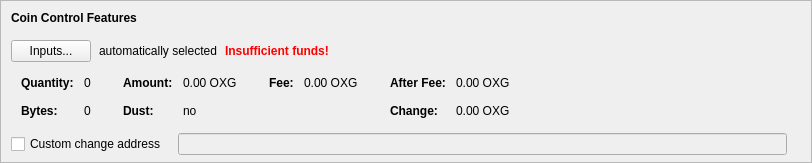
    <widget class="QFrame" name="frameCoinControl">
     <property name="sizePolicy">
      <sizepolicy hsizetype="Expanding" vsizetype="Expanding">
       <horstretch>0</horstretch>
       <verstretch>0</verstretch>
      </sizepolicy>
     </property>
     <property name="maximumSize">
      <size>
       <width>16777215</width>
       <height>16777215</height>
      </size>
     </property>
     <property name="frameShape">
      <enum>QFrame::StyledPanel</enum>
     </property>
     <property name="frameShadow">
      <enum>QFrame::Sunken</enum>
     </property>
     <layout class="QVBoxLayout" name="verticalLayoutCoinControl2">
      <property name="spacing">
       <number>0</number>
      </property>
      <property name="leftMargin">
       <number>0</number>
      </property>
      <property name="topMargin">
       <number>0</number>
      </property>
      <property name="rightMargin">
       <number>0</number>
      </property>
      <property name="bottomMargin">
       <number>6</number>
      </property>
      <item>
       <layout class="QVBoxLayout" name="verticalLayoutCoinControl" stretch="0,0,0,0,1">
        <property name="spacing">
         <number>0</number>
        </property>
        <property name="leftMargin">
         <number>10</number>
        </property>
        <property name="topMargin">
         <number>10</number>
        </property>
        <item>
         <layout class="QHBoxLayout" name="horizontalLayoutCoinControl1">
          <property name="bottomMargin">
           <number>15</number>
          </property>
          <item>
           <widget class="QLabel" name="labelCoinControlFeatures">
            <property name="sizePolicy">
             <sizepolicy hsizetype="Preferred" vsizetype="Maximum">
              <horstretch>0</horstretch>
              <verstretch>0</verstretch>
             </sizepolicy>
            </property>
            <property name="font">
             <font>
              <weight>75</weight>
              <bold>true</bold>
             </font>
            </property>
            <property name="styleSheet">
             <string notr="true">font-weight:bold;</string>
            </property>
            <property name="text">
             <string>Coin Control Features</string>
            </property>
           </widget>
          </item>
         </layout>
        </item>
        <item>
         <layout class="QHBoxLayout" name="horizontalLayoutCoinControl2" stretch="0,0,0,0">
          <property name="spacing">
           <number>8</number>
          </property>
          <property name="bottomMargin">
           <number>10</number>
          </property>
          <item>
           <widget class="QPushButton" name="pushButtonCoinControl">
            <property name="styleSheet">
             <string notr="true"/>
            </property>
            <property name="text">
             <string>Inputs...</string>
            </property>
            <property name="autoDefault">
             <bool>false</bool>
            </property>
           </widget>
          </item>
          <item>
           <widget class="QLabel" name="labelCoinControlAutomaticallySelected">
            <property name="text">
             <string>automatically selected</string>
            </property>
            <property name="margin">
             <number>5</number>
            </property>
           </widget>
          </item>
          <item>
           <widget class="QLabel" name="labelCoinControlInsuffFunds">
            <property name="font">
             <font>
              <weight>75</weight>
              <bold>true</bold>
             </font>
            </property>
            <property name="styleSheet">
             <string notr="true">color:red;font-weight:bold;</string>
            </property>
            <property name="text">
             <string>Insufficient funds!</string>
            </property>
            <property name="margin">
             <number>5</number>
            </property>
           </widget>
          </item>
          <item>
           <spacer name="horizontalSpacerCoinControl">
            <property name="orientation">
             <enum>Qt::Horizontal</enum>
            </property>
            <property name="sizeHint" stdset="0">
             <size>
              <width>40</width>
              <height>1</height>
             </size>
            </property>
           </spacer>
          </item>
         </layout>
        </item>
        <item>
         <widget class="QWidget" name="widgetCoinControl" native="true">
          <property name="sizePolicy">
           <sizepolicy hsizetype="Preferred" vsizetype="Preferred">
            <horstretch>0</horstretch>
            <verstretch>0</verstretch>
           </sizepolicy>
          </property>
          <property name="minimumSize">
           <size>
            <width>0</width>
            <height>0</height>
           </size>
          </property>
          <property name="styleSheet">
           <string notr="true"/>
          </property>
          <layout class="QHBoxLayout" name="horizontalLayoutCoinControl5">
           <property name="leftMargin">
            <number>0</number>
           </property>
           <property name="topMargin">
            <number>0</number>
           </property>
           <property name="rightMargin">
            <number>0</number>
           </property>
           <property name="bottomMargin">
            <number>0</number>
           </property>
           <item>
            <layout class="QHBoxLayout" name="horizontalLayoutCoinControl3" stretch="0,0,0,1">
             <property name="spacing">
              <number>20</number>
             </property>
             <property name="topMargin">
              <number>0</number>
             </property>
             <property name="bottomMargin">
              <number>10</number>
             </property>
             <item>
              <layout class="QFormLayout" name="formLayoutCoinControl1">
               <property name="horizontalSpacing">
                <number>10</number>
               </property>
               <property name="verticalSpacing">
                <number>14</number>
               </property>
               <property name="leftMargin">
                <number>10</number>
               </property>
               <property name="topMargin">
                <number>4</number>
               </property>
               <property name="rightMargin">
                <number>6</number>
               </property>
               <item row="0" column="0">
                <widget class="QLabel" name="labelCoinControlQuantityText">
                 <property name="font">
                  <font>
                   <weight>75</weight>
                   <bold>true</bold>
                  </font>
                 </property>
                 <property name="text">
                  <string>Quantity:</string>
                 </property>
                 <property name="margin">
                  <number>0</number>
                 </property>
                </widget>
               </item>
               <item row="0" column="1">
                <widget class="QLabel" name="labelCoinControlQuantity">
                 <property name="cursor">
                  <cursorShape>IBeamCursor</cursorShape>
                 </property>
                 <property name="contextMenuPolicy">
                  <enum>Qt::ActionsContextMenu</enum>
                 </property>
                 <property name="text">
                  <string notr="true">0</string>
                 </property>
                 <property name="margin">
                  <number>0</number>
                 </property>
                 <property name="textInteractionFlags">
                  <set>Qt::LinksAccessibleByMouse|Qt::TextSelectableByKeyboard|Qt::TextSelectableByMouse</set>
                 </property>
                </widget>
               </item>
               <item row="1" column="0">
                <widget class="QLabel" name="labelCoinControlBytesText">
                 <property name="font">
                  <font>
                   <weight>75</weight>
                   <bold>true</bold>
                  </font>
                 </property>
                 <property name="text">
                  <string>Bytes:</string>
                 </property>
                </widget>
               </item>
               <item row="1" column="1">
                <widget class="QLabel" name="labelCoinControlBytes">
                 <property name="cursor">
                  <cursorShape>IBeamCursor</cursorShape>
                 </property>
                 <property name="contextMenuPolicy">
                  <enum>Qt::ActionsContextMenu</enum>
                 </property>
                 <property name="text">
                  <string notr="true">0</string>
                 </property>
                 <property name="textInteractionFlags">
                  <set>Qt::LinksAccessibleByMouse|Qt::TextSelectableByKeyboard|Qt::TextSelectableByMouse</set>
                 </property>
                </widget>
               </item>
              </layout>
             </item>
             <item>
              <layout class="QFormLayout" name="formLayoutCoinControl2">
               <property name="horizontalSpacing">
                <number>10</number>
               </property>
               <property name="verticalSpacing">
                <number>14</number>
               </property>
               <property name="leftMargin">
                <number>6</number>
               </property>
               <property name="topMargin">
                <number>4</number>
               </property>
               <property name="rightMargin">
                <number>6</number>
               </property>
               <item row="0" column="0">
                <widget class="QLabel" name="labelCoinControlAmountText">
                 <property name="font">
                  <font>
                   <weight>75</weight>
                   <bold>true</bold>
                  </font>
                 </property>
                 <property name="text">
                  <string>Amount:</string>
                 </property>
                 <property name="margin">
                  <number>0</number>
                 </property>
                </widget>
               </item>
               <item row="0" column="1">
                <widget class="QLabel" name="labelCoinControlAmount">
                 <property name="cursor">
                  <cursorShape>IBeamCursor</cursorShape>
                 </property>
                 <property name="contextMenuPolicy">
                  <enum>Qt::ActionsContextMenu</enum>
                 </property>
                 <property name="text">
                  <string notr="true">0.00 OXG</string>
                 </property>
                 <property name="textInteractionFlags">
                  <set>Qt::LinksAccessibleByMouse|Qt::TextSelectableByKeyboard|Qt::TextSelectableByMouse</set>
                 </property>
                </widget>
               </item>
               <item row="1" column="0">
                <widget class="QLabel" name="labelCoinControlLowOutputText">
                 <property name="font">
                  <font>
                   <weight>75</weight>
                   <bold>true</bold>
                  </font>
                 </property>
                 <property name="text">
                  <string>Dust:</string>
                 </property>
                </widget>
               </item>
               <item row="1" column="1">
                <widget class="QLabel" name="labelCoinControlLowOutput">
                 <property name="cursor">
                  <cursorShape>IBeamCursor</cursorShape>
                 </property>
                 <property name="contextMenuPolicy">
                  <enum>Qt::ActionsContextMenu</enum>
                 </property>
                 <property name="text">
                  <string notr="true">no</string>
                 </property>
                 <property name="textInteractionFlags">
                  <set>Qt::LinksAccessibleByMouse|Qt::TextSelectableByKeyboard|Qt::TextSelectableByMouse</set>
                 </property>
                </widget>
               </item>
              </layout>
             </item>
             <item>
              <layout class="QFormLayout" name="formLayoutCoinControl3">
               <property name="horizontalSpacing">
                <number>10</number>
               </property>
               <property name="verticalSpacing">
                <number>14</number>
               </property>
               <property name="leftMargin">
                <number>6</number>
               </property>
               <property name="topMargin">
                <number>4</number>
               </property>
               <property name="rightMargin">
                <number>6</number>
               </property>
               <item row="0" column="0">
                <widget class="QLabel" name="labelCoinControlFeeText">
                 <property name="font">
                  <font>
                   <weight>75</weight>
                   <bold>true</bold>
                  </font>
                 </property>
                 <property name="text">
                  <string>Fee:</string>
                 </property>
                 <property name="margin">
                  <number>0</number>
                 </property>
                </widget>
               </item>
               <item row="0" column="1">
                <widget class="QLabel" name="labelCoinControlFee">
                 <property name="cursor">
                  <cursorShape>IBeamCursor</cursorShape>
                 </property>
                 <property name="contextMenuPolicy">
                  <enum>Qt::ActionsContextMenu</enum>
                 </property>
                 <property name="text">
                  <string notr="true">0.00 OXG</string>
                 </property>
                 <property name="textInteractionFlags">
                  <set>Qt::LinksAccessibleByMouse|Qt::TextSelectableByKeyboard|Qt::TextSelectableByMouse</set>
                 </property>
                </widget>
               </item>
              </layout>
             </item>
             <item>
              <layout class="QFormLayout" name="formLayoutCoinControl4">
               <property name="horizontalSpacing">
                <number>10</number>
               </property>
               <property name="verticalSpacing">
                <number>14</number>
               </property>
               <property name="leftMargin">
                <number>6</number>
               </property>
               <property name="topMargin">
                <number>4</number>
               </property>
               <property name="rightMargin">
                <number>6</number>
               </property>
               <item row="0" column="0">
                <widget class="QLabel" name="labelCoinControlAfterFeeText">
                 <property name="font">
                  <font>
                   <weight>75</weight>
                   <bold>true</bold>
                  </font>
                 </property>
                 <property name="text">
                  <string>After Fee:</string>
                 </property>
                 <property name="margin">
                  <number>0</number>
                 </property>
                </widget>
               </item>
               <item row="0" column="1">
                <widget class="QLabel" name="labelCoinControlAfterFee">
                 <property name="cursor">
                  <cursorShape>IBeamCursor</cursorShape>
                 </property>
                 <property name="contextMenuPolicy">
                  <enum>Qt::ActionsContextMenu</enum>
                 </property>
                 <property name="text">
                  <string notr="true">0.00 OXG</string>
                 </property>
                 <property name="textInteractionFlags">
                  <set>Qt::LinksAccessibleByMouse|Qt::TextSelectableByKeyboard|Qt::TextSelectableByMouse</set>
                 </property>
                </widget>
               </item>
               <item row="1" column="0">
                <widget class="QLabel" name="labelCoinControlChangeText">
                 <property name="font">
                  <font>
                   <weight>75</weight>
                   <bold>true</bold>
                  </font>
                 </property>
                 <property name="text">
                  <string>Change:</string>
                 </property>
                </widget>
               </item>
               <item row="1" column="1">
                <widget class="QLabel" name="labelCoinControlChange">
                 <property name="cursor">
                  <cursorShape>IBeamCursor</cursorShape>
                 </property>
                 <property name="contextMenuPolicy">
                  <enum>Qt::ActionsContextMenu</enum>
                 </property>
                 <property name="text">
                  <string notr="true">0.00 OXG</string>
                 </property>
                 <property name="textInteractionFlags">
                  <set>Qt::LinksAccessibleByMouse|Qt::TextSelectableByKeyboard|Qt::TextSelectableByMouse</set>
                 </property>
                </widget>
               </item>
              </layout>
             </item>
            </layout>
           </item>
          </layout>
         </widget>
        </item>
        <item>
         <layout class="QHBoxLayout" name="horizontalLayoutCoinControl4" stretch="0,0,0">
          <property name="spacing">
           <number>12</number>
          </property>
          <property name="sizeConstraint">
           <enum>QLayout::SetDefaultConstraint</enum>
          </property>
          <property name="topMargin">
           <number>5</number>
          </property>
          <property name="rightMargin">
           <number>5</number>
          </property>
          <item>
           <widget class="QCheckBox" name="checkBoxCoinControlChange">
            <property name="toolTip">
             <string>If this is activated, but the change address is empty or invalid, change will be sent to a newly generated address.</string>
            </property>
            <property name="text">
             <string>Custom change address</string>
            </property>
           </widget>
          </item>
          <item>
           <widget class="QValidatedLineEdit" name="lineEditCoinControlChange">
            <property name="enabled">
             <bool>false</bool>
            </property>
            <property name="sizePolicy">
             <sizepolicy hsizetype="Expanding" vsizetype="Fixed">
              <horstretch>0</horstretch>
              <verstretch>0</verstretch>
             </sizepolicy>
            </property>
           </widget>
          </item>
          <item>
           <widget class="QLabel" name="labelCoinControlChangeLabel">
            <property name="sizePolicy">
             <sizepolicy hsizetype="Preferred" vsizetype="Expanding">
              <horstretch>0</horstretch>
              <verstretch>0</verstretch>
             </sizepolicy>
            </property>
            <property name="minimumSize">
             <size>
              <width>0</width>
              <height>0</height>
             </size>
            </property>
            <property name="text">
             <string/>
            </property>
            <property name="margin">
             <number>3</number>
            </property>
           </widget>
          </item>
         </layout>
        </item>
        <item>
         <spacer name="verticalSpacerCoinControl">
          <property name="orientation">
           <enum>Qt::Vertical</enum>
          </property>
          <property name="sizeHint" stdset="0">
           <size>
            <width>800</width>
            <height>1</height>
           </size>
          </property>
         </spacer>
        </item>
       </layout>
      </item>
     </layout>
    </widget>
